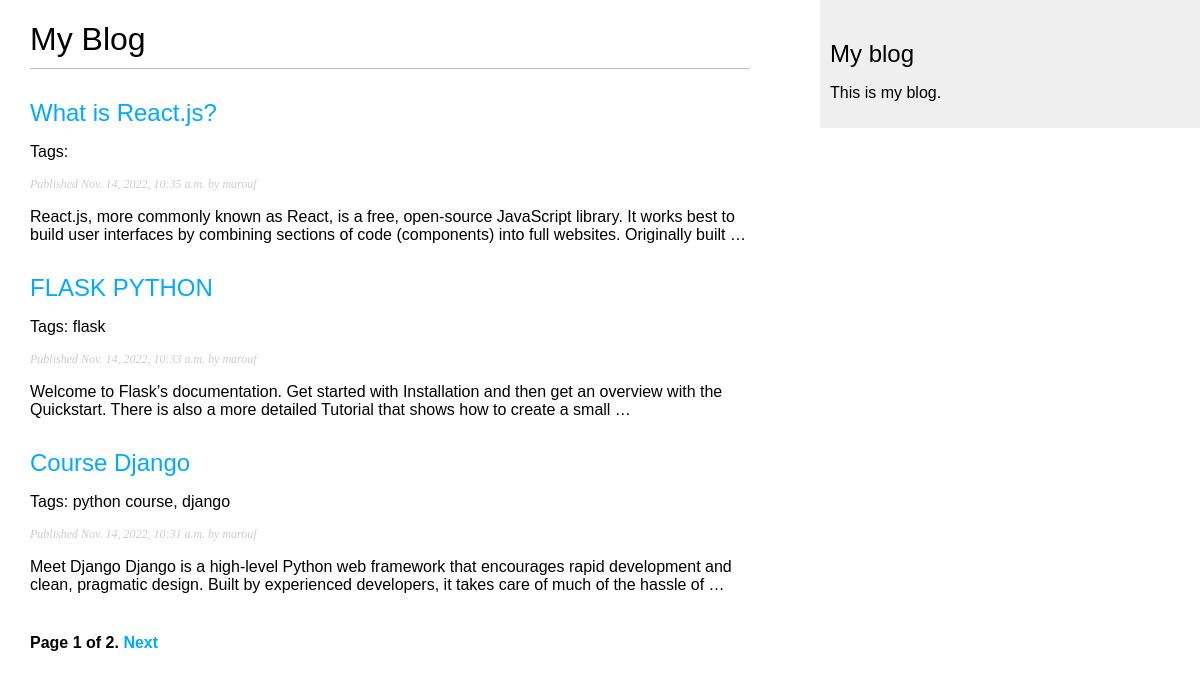
Screenshot of /blog/ with the database file from the repository.
### blog/models.py (models this page shows, shortened)
class Post(models.Model):
    class Status(models.TextChoices):
        DRAFT = 'DF', 'Draft'
        PUBLISHED = 'PB', 'Published'
    title = models.CharField(max_length=250)
    slug = models.SlugField(max_length=250, unique_for_date='publish')
    author = models.ForeignKey(User,
                    on_delete=models.CASCADE,
                    related_name='blog_posts')
    body = models.TextField()
    objects = models.Manager() # The default manager.
    tags = TaggableManager()
    published = PublishedManager() # Our custom manager.
    publish = models.DateTimeField(default=timezone.now)
    created = models.DateTimeField(auto_now_add=True)
    updated = models.DateTimeField(auto_now=True)
    status = models.CharField(max_length=2,
          choices=Status.choices,
          default=Status.DRAFT)
    class Meta:
        ordering=['-publish']
        indexes = [
            models.Index(fields=['-publish'])
        ]
    def get_absolute_url(self):
        return reverse('blog:post_detail',args=[self.publish.year,
        self.publish.month, self.publish.day, self.slug])

### blog/views.py (the view)
# urls.py: path('', views.PostListView.as_view(), name='post_list'),
class PostListView(ListView):
    queryset = Post.published.all()
    context_object_name = 'posts'
    paginate_by = 3
    template_name = 'blog/post/list.html'

### blog/templates/blog/post/list.html (shortened to what this page needs)
{% extends "blog/base.html" %}
{% block content %}
  <h1>My Blog</h1>
  {% for post in posts %}
    <h2>
      <a href="{{ post.get_absolute_url }}">
        {{ post.title }}
      </a>
    </h2>
     <p class="tags">Tags: {{ post.tags.all|join:", " }}</p>
    <p class="date">
      Published {{ post.publish }} by {{ post.author }}
    </p>
    {{ post.body|truncatewords:30|linebreaks }}
  {% endfor %}
  {% include "pagination.html" with page=page_obj %}
{% endblock %}

### blog/templates/blog/base.html (shortened to what this page needs)
{% load static %}
<!DOCTYPE html>
<html>
<head>
  <link href="{% static 'css/blog.css' %}" rel="stylesheet">
</head>
<body>
  <div id="content">
    {% block content %}
    {% endblock %}
  </div>
  <div id="sidebar">
    <h2>My blog</h2>
    <p>This is my blog.</p>
  </div>
</body>
</html>

### blog/templates/pagination.html (shortened to what this page needs)
<div class="pagination">
    <span class="step-links">
      <span class="current">
        Page {{ page.number }} of {{ page.paginator.num_pages }}.
      </span>
      {% if page.has_next %}
        <a href="?page={{ page.next_page_number }}">Next</a>
      {% endif %}
    </span>
  </div>

### blog/static/css/blog.css (style rules this page uses)
body { margin:0; padding:0; font-family:helvetica, sans-serif; }
a { color:#00abff; text-decoration:none; }
h1 { font-weight:normal; border-bottom:1px solid #bbb; padding:0 0 10px 0; }
h2 { font-weight:normal; margin:30px 0 0; }
#content { float:left; width:60%; padding:0 0 0 30px; }
#sidebar { float:right; width:30%; padding:10px; background:#efefef; height:100%; }
p.date { color:#ccc; font-family: georgia, serif; font-size: 12px; font-style: italic; }
.pagination { margin:40px 0; font-weight:bold; }

### rows the page displays
Post: title "What is React.js?", publish "Nov. 14, 2022, 10:35 a.m.", author "marouf", body "React.js, more commonly known as React, is a free, open-source JavaScript library. It works best to build user interfaces by combining sections of code (components) into full websites. Originally built …"
Post: title "FLASK PYTHON", tags.all "flask", publish "Nov. 14, 2022, 10:33 a.m.", author "marouf", body "Welcome to Flask’s documentation. Get started with Installation and then get an overview with the Quickstart. There is also a more detailed Tutorial that shows how to create a small …"
Post: title "Course Django", tags.all "python course, django", publish "Nov. 14, 2022, 10:31 a.m.", author "marouf", body "Meet Django Django is a high-level Python web framework that encourages rapid development and clean, pragmatic design. Built by experienced developers, it takes care of much of the hassle of …"

### other values shown
{{ page.number }} "1"
{{ page.paginator.num_pages }} "2"
